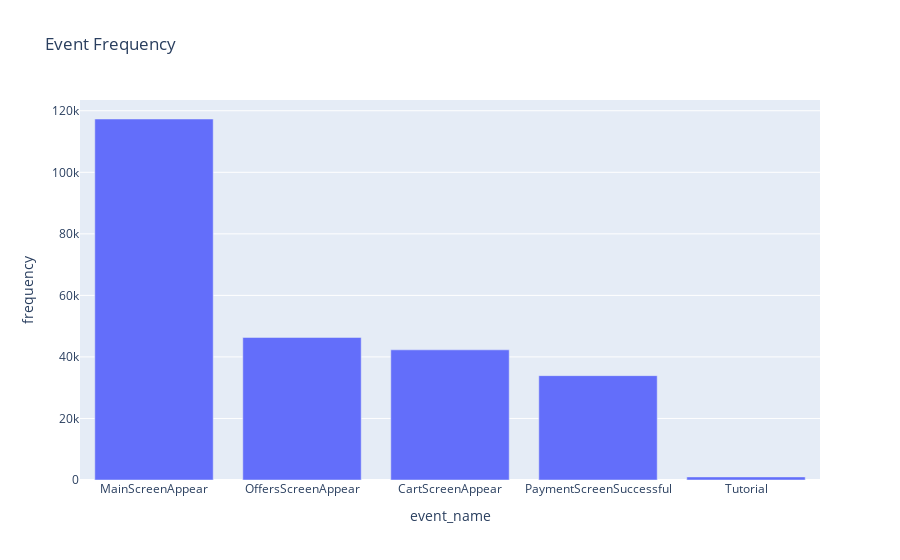

Write notebook code for a chart like this one.
### Markdown cell above
As we can see the size of the experiment groups are similar, so we can conclude that, based in the previous results, the filter chosen will not affect the results of the analysis. Let's continue with the next section. 

# <a id='toc8_'></a>[Study of the event funnel](#toc0_)

In this section we are going to investigate the following points: 

* Event frequency

* User quantity for each event

* Event order

* Event Funnel

* At witch stage we lose more users? 

* What is the percentage of users that complete all the stages of the events? 

Let's begin. 

## <a id='toc8_1_'></a>[Event Frequency](#toc0_)

In this section we are going to group the data for event name and we are going to count the number of apparitions.

### Code cell
# Grouping for event name
event_frequency = (data_filtered.
                groupby('event_name', as_index=False).
                agg({'user_id':'count'}))
event_frequency.columns = ['event_name','frequency']
event_frequency = event_frequency.sort_values(by='frequency',
                                            ascending=False)

display(event_frequency)

# Plot the result
fig = px.bar(event_frequency,
            x='event_name',
            y='frequency',
            title="Event Frequency")

fig.show()

### Figure 1 — Plotly figure (JSON) as saved in the notebook; plotly's stock layout.template omitted (floating-point values rounded to 4 significant figures)
{"data": [{"alignmentgroup": "True", "hovertemplate": "event_name=%{x}<br>frequency=%{y}<extra></extra>", "legendgroup": "", "marker": {"color": "#636efa", "pattern": {"shape": ""}}, "name": "", "offsetgroup": "", "orientation": "v", "showlegend": false, "textposition": "auto", "type": "bar", "x": ["MainScreenAppear", "OffersScreenAppear", "CartScreenAppear", "PaymentScreenSuccessful", "Tutorial"], "xaxis": "x", "y": [117328, 46333, 42303, 33918, 1005], "yaxis": "y"}], "layout": {"barmode": "relative", "legend": {"tracegroupgap": 0}, "title": {"text": "Event Frequency"}, "xaxis": {"anchor": "y", "domain": [0, 1], "title": {"text": "event_name"}}, "yaxis": {"anchor": "x", "domain": [0, 1], "title": {"text": "frequency"}}}}
